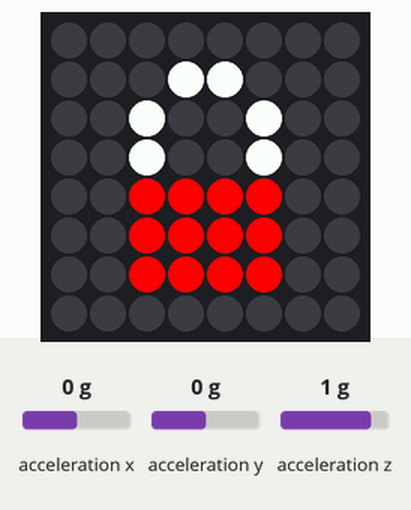
Recording of a program running on a simulated Raspberry Pi (BCM pin numbers) with a Sense HAT. On the bench: the Sense HAT's 8×8 RGB LED matrix. Inputs (shaded band) come from the test bench; at power-on: acceleration x 0 g, acceleration y 0 g, acceleration z 1 g.

Above: at 1.2 s.
1.3 s: acceleration x set to 0.8 g
7.7 s: acceleration x set to -1.4 g
10.7 s: acceleration x set to 1.4 g
Timing chart, 0 to 13.7 s (numbered marks = the images above; inputs shaded):
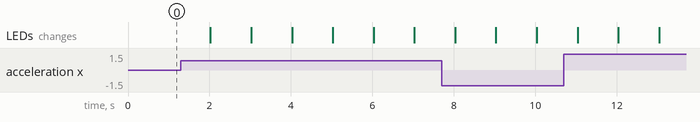

The program:

puzzle_box_combination.py
```python
##### Libraries #####
from sense_hat import SenseHat
from time import sleep

##### Functions #####
def get_angle(x,y):
  x = round(x, 0)
  y = round(y, 0)

  if x == -1:
    angle= 180
  elif x == 1:
    angle= 0
  elif y == -1:
    angle =  90
  else:
    angle = 270

  return angle

##### Pixel Art #####
r = (255, 0, 0)
g = (0, 255, 0)
w = (255, 255, 255)
e = (0, 0, 0)

locked = [e,e,e,e,e,e,e,e,e,e,e,w,w,e,e,e,e,e,w,e,e,w,e,e,e,e,w,e,e,w,e,e,e,e,r,r,r,r,e,e,e,e,r,r,r,r,e,e,e,e,r,r,r,r,e,e,e,e,e,e,e,e,e,e]

unlocked = [e,e,e,e,e,e,e,e,e,e,e,e,e,w,w,e,e,e,e,e,w,e,e,w,e,e,e,e,w,e,e,w,e,e,g,g,g,g,e,e,e,e,g,g,g,g,e,e,e,e,g,g,g,g,e,e,e,e,e,e,e,e,e,e]


##### Main Program #####
sense = SenseHat()
sense.set_pixels(locked)
sleep(2)

##### Locks #####

## Rotation Lock
sense.set_pixels(locked)
code = [0,180,90,270]
complete = []


while len(code)>0:
  acc = sense.get_accelerometer_raw()
  x = acc["x"]
  y = acc["y"]

  if get_angle(x,y) == code[0]:
    complete.append(code.pop(0))
    sense.set_pixel(0,0,g)
  else:
    code = complete + code
    complete = []
    sense.set_pixel(0,0,r)
  sleep(1)
  sense.set_pixel(0,0,e)
  sleep(1)


##### Unlocked #####
sense.set_pixels(unlocked)
sleep(2)
sense.show_message("This is a secret message",scroll_speed=0.05,text_colour=(255,0,0))
```
